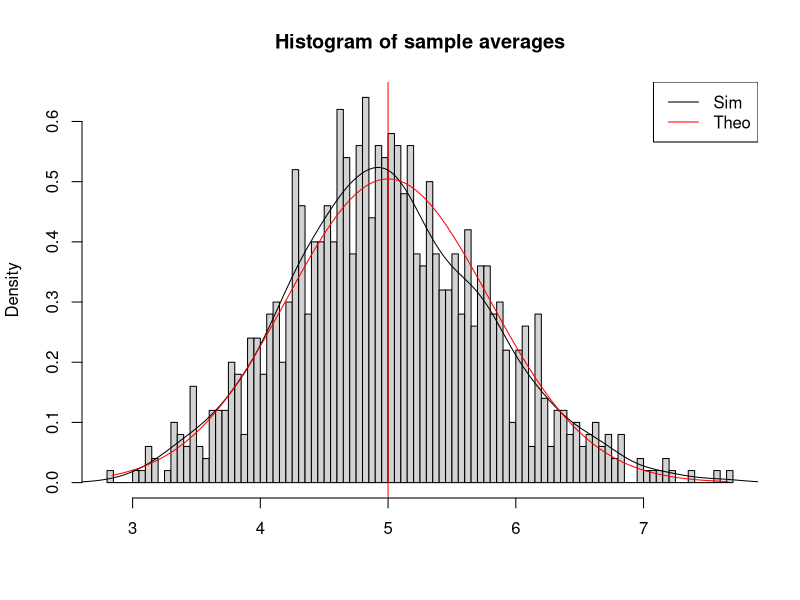

Source code (R):
library(ggplot2)
nosim <- 1000
lambda <- 0.2
samplesize <- 40
sim <- matrix(rexp(nosim * samplesize, rate = lambda), nosim, samplesize) # store the results of the simulation
mns <- rowMeans(sim) # and take the mean of every row
hist(mns, breaks=75, prob=TRUE, main="Histogram of sample averages", xlab="") # plot the histogram of the averages
abline(v=1/lambda, col="red") # plot the theoretical average
lines(density(mns)) # plot the distribution
x <- seq(min(mns), max(mns), length=100)
y <- dnorm(x, mean = 1/lambda, sd = 1/lambda/sqrt(samplesize))
lines(x, y, type ="l", lwd=1, col="red") # plot the normal distribution
legend('topright', c("Sim", "Theo"), lty=1, col=c("black", "red"))
